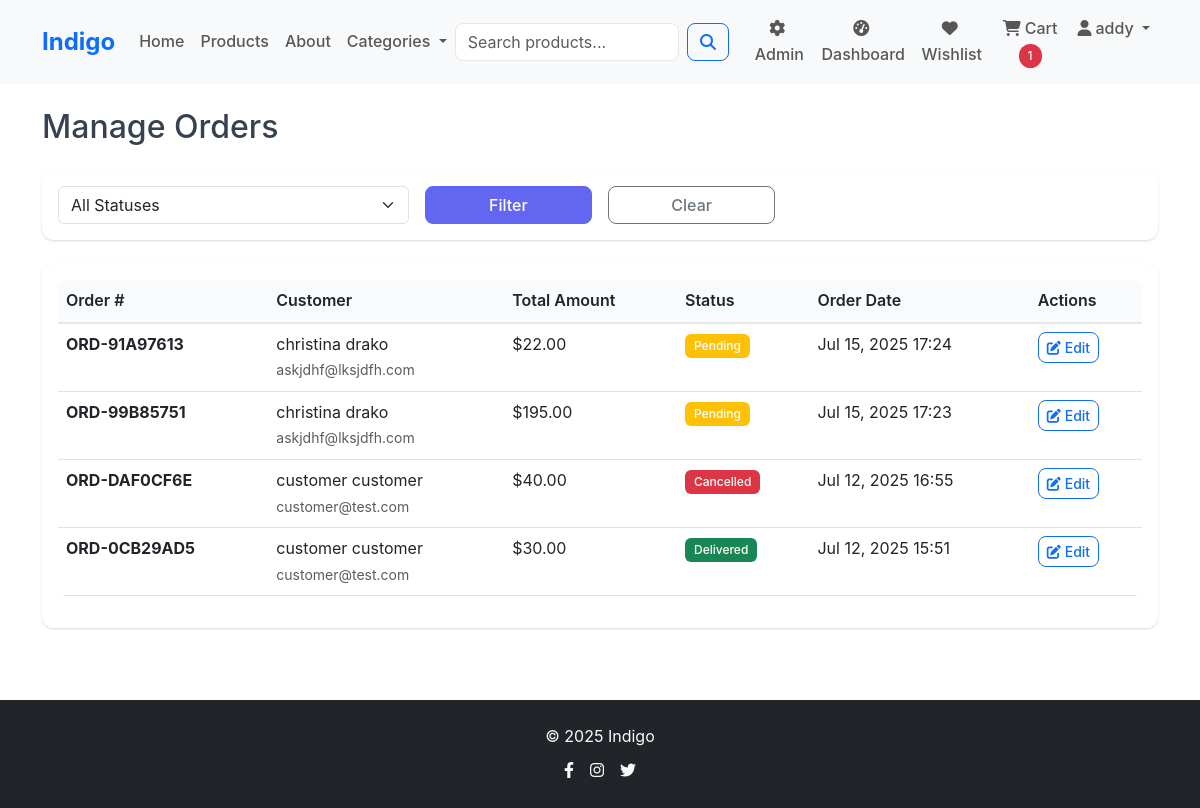
Screenshot of /employee-admin/orders/ (signed in) with the database file from the repository.
### store/models.py (models this page shows, shortened)
class Order(models.Model):
    STATUS_CHOICES = [
        ('pending', 'Pending'),
        ('processing', 'Processing'),
        ('shipped', 'Shipped'),
        ('delivered', 'Delivered'),
        ('cancelled', 'Cancelled'),
    ]
    user = models.ForeignKey(User, on_delete=models.CASCADE, related_name='orders')
    order_number = models.CharField(max_length=20, unique=True)
    total_amount = models.DecimalField(
        max_digits=10,
        decimal_places=2,
        validators=[MinValueValidator(0.01)]
    )
    status = models.CharField(max_length=20, choices=STATUS_CHOICES, default='pending')
    shipping_address = models.TextField()
    created_at = models.DateTimeField(auto_now_add=True)
    updated_at = models.DateTimeField(auto_now=True)
    class Meta:
        ordering = ['-created_at']
        indexes = [
            models.Index(fields=['user', 'status']),
            models.Index(fields=['created_at']),
        ]

### employee_admin/views.py (the view)
# urls.py: path('employee-admin/orders/', views.admin_orders, name='orders'),
@staff_required
def admin_orders(request):
    try:
        orders = Order.objects.select_related('user').order_by('-created_at')
        status = request.GET.get('status', '').strip()
        if status:
            valid_statuses = [choice[0] for choice in Order.STATUS_CHOICES]
            if status in valid_statuses:
                orders = orders.filter(status=status)
        return render(request, 'employee_admin/orders.html', {
            'orders': orders,
            'current_status': status,
            'status_choices': Order.STATUS_CHOICES
        })
    except Exception:
        return render(request, 'employee_admin/orders.html', {
            'orders': [],
            'current_status': '',
            'status_choices': []
        })

### Indigo/context_processors.py (called while the page is built)
def cart_count(request):
    if request.user.is_authenticated:
        try:
            cart = Cart.objects.get(user=request.user)
            return {'cart_count': cart.total_items}
        except Cart.DoesNotExist:
            return {'cart_count': 0}
    return {'cart_count': 0}

def wishlist_count(request):
    if request.user.is_authenticated:
        try:
            wishlist = Wishlist.objects.get(user=request.user)
            return {'wishlist_count': wishlist.total_items}
        except Wishlist.DoesNotExist:
            return {'wishlist_count': 0}
    return {'wishlist_count': 0}

### cart/models.py (called while the page is built)
    @property
    def total_items(self):
        return sum(item.quantity for item in self.items.all())

### employee_admin/views.py (called while the page is built)
def staff_required(view_func):
    @wraps(view_func)
    def wrapper(request, *args, **kwargs):
        if not request.user.is_authenticated:
            return render_403(request, "You must be logged in to access this page.")
        if not request.user.is_staff:
            return render_403(request, "You must be a staff member to access this page.")
        return view_func(request, *args, **kwargs)
    return wrapper

### wishlist/models.py (called while the page is built)
    @property
    def total_items(self):
        return self.products.count()

### employee_admin/templates/employee_admin/orders.html (shortened to what this page needs)
{% extends 'base.html' %}
{% load static %}
{% block content %}
<div class="container py-4">
    <h2 class="mb-4">Manage Orders</h2>
    <div class="card mb-4">
        <div class="card-body">
            <form method="GET" class="row g-3">
                <div class="col-md-4">
                    <select name="status" class="form-select">
                        <option value="">All Statuses</option>
                    </select>
                </div>
                <div class="col-md-2">
                    <button type="submit" class="btn btn-primary w-100">Filter</button>
                </div>
                <div class="col-md-2">
                    <a href="{% url 'employee_admin:orders' %}" class="btn btn-outline-secondary w-100">Clear</a>
                </div>
            </form>
        </div>
    </div>
    <div class="card">
        <div class="card-body">
            {% if orders %}
            <div class="table-responsive">
                <table class="table table-hover">
                    <thead>
                        <tr>
                            <th>Order #</th>
                            <th>Customer</th>
                            <th>Total Amount</th>
                            <th>Status</th>
                            <th>Order Date</th>
                            <th>Actions</th>
                        </tr>
                    </thead>
                    <tbody>
                        {% for order in orders %}
                        <tr>
                            <td><strong>{{ order.order_number }}</strong></td>
                            <td>
                                {{ order.user.get_full_name|default:order.user.username }}
                                <br><small class="text-muted">{{ order.user.email }}</small>
                            </td>
                            <td>${{ order.total_amount }}</td>
                            <td>
                                <span class="badge bg-{% if order.status == 'pending' %}warning{% elif order.status == 'processing' %}info{% elif order.status == 'shipped' %}primary{% elif order.status == 'delivered' %}success{% else %}danger{% endif %}">
                                    {{ order.get_status_display }}
                                </span>
                            </td>
                            <td>{{ order.created_at|date:"M d, Y H:i" }}</td>
                            <td>
                                <a href="{% url 'employee_admin:edit_order' order.pk %}" class="btn btn-sm btn-outline-primary">
                                    <i class="fas fa-edit me-1"></i>Edit
                                </a>
                            </td>
                        </tr>
                        {% endfor %}
                    </tbody>
                </table>
            </div>
            {% endif %}
        </div>
    </div>
</div>
{% endblock %}

### templates/components/navbar.html (shortened to what this page needs)
{% load static %}
<nav class="navbar navbar-expand-lg navbar-light bg-light sticky-top">
    <div class="container">
        <a class="navbar-brand fw-bold text-primary" href="{% url 'store:home' %}">
            Indigo
        </a>
        <div class="collapse navbar-collapse" id="navbarNav">
            <ul class="navbar-nav me-auto">
                <li class="nav-item">
                    <a class="nav-link" href="{% url 'store:home' %}">Home</a>
                </li>
                <li class="nav-item">
                    <a class="nav-link" href="{% url 'store:product_list' %}">Products</a>
                </li>
                <li class="nav-item">
                    <a class="nav-link" href="{% url 'store:about' %}">About</a>
                </li>
                <li class="nav-item dropdown">
                    <a class="nav-link dropdown-toggle" href="#" role="button" data-bs-toggle="dropdown">
                        Categories
                    </a>
                </li>
            </ul>
            <form class="d-flex me-3 d-none d-lg-flex" method="GET" action="{% url 'store:product_list' %}" id="searchForm">
                <input class="form-control me-2" type="search" name="search" placeholder="Search products..." value="{{ search_query }}" maxlength="100">
                <button class="btn btn-outline-primary" type="submit">
                    <i class="fas fa-search"></i>
                </button>
            </form>
            <ul class="navbar-nav">
                {% if user.is_authenticated %}
                    {% if user.is_staff %}
                        <li class="nav-item">
                            <a class="nav-link" href="{% url 'employee_admin:dashboard' %}">
                                <i class="fas fa-cog me-1"></i>Admin
                            </a>
                        </li>
                    {% endif %}
                    <li class="nav-item">
                        <a class="nav-link" href="{% url 'dashboard:user' %}">
                            <i class="fas fa-tachometer-alt me-1"></i>Dashboard
                        </a>
                    </li>
                    <li class="nav-item">
                        <a class="nav-link" href="{% url 'wishlist:view' %}">
                            <i class="fas fa-heart me-1"></i>Wishlist
                        </a>
                    </li>
                    <li class="nav-item">
                        <a class="nav-link" href="{% url 'cart:view' %}">
                            <i class="fas fa-shopping-cart me-1"></i>Cart
                            {% if cart_count > 0 %}
                                <span class="badge bg-danger rounded-pill">{{ cart_count }}</span>
                            {% endif %}
                        </a>
                    </li>
                    <li class="nav-item dropdown">
                        <a class="nav-link dropdown-toggle" href="#" role="button" data-bs-toggle="dropdown">
                            <i class="fas fa-user me-1"></i>{{ user.username|truncatechars:15 }}
                        </a>
                    </li>
                {% endif %}
            </ul>
        </div>
    </div>
</nav>

### static/css/style.css (style rules this page uses)
:root { --primary-color: #6366f1; --secondary-color: #8b5cf6; --accent-color: #d97706; --success-color: #10b981; --warning-color: #f59e0b; --danger-color: #ef4444; --dark-color: #1f2937; --light-color: #f9fafb; --border-color: #e5e7eb; }
body { font-family: 'Inter', -apple-system, BlinkMacSystemFont, 'Segoe UI', Roboto, sans-serif; line-height: 1.6; color: #374151; }
.navbar-brand { font-size: 1.5rem; font-weight: 700; }
.navbar-nav .nav-link { font-weight: 500; transition: color 0.3s ease; }
.navbar-collapse { text-align: center; }
.card { border: none; border-radius: 12px; box-shadow: 0 1px 3px 0 rgba(0, 0, 0, 0.1), 0 1px 2px 0 rgba(0, 0, 0, 0.06); transition: all 0.3s ease; }
.btn { border-radius: 8px; font-weight: 500; transition: all 0.3s ease; }
.btn-primary { background-color: var(--primary-color); border-color: var(--primary-color); }
.form-control { border-radius: 8px; border: 1px solid var(--border-color); transition: all 0.3s ease; }
.table { border-radius: 8px; overflow: hidden; }
.table thead th { background-color: var(--light-color); border-bottom: 2px solid var(--border-color); font-weight: 600; }
.badge { font-weight: 500; padding: 0.5em 0.75em; }

### rows the page displays
Order: order_number "ORD-91A97613", user.get_full_name "christina drako", user.email "askjdhf@lksjdfh.com", total_amount "22.00", status "Pending", created_at "Jul 15, 2025 17:24"
Order: order_number "ORD-99B85751", user.get_full_name "christina drako", user.email "askjdhf@lksjdfh.com", total_amount "195.00", status "Pending", created_at "Jul 15, 2025 17:23"
Order: order_number "ORD-DAF0CF6E", user.get_full_name "customer customer", user.email "customer@test.com", total_amount "40.00", status "Cancelled", created_at "Jul 12, 2025 16:55"
Order: order_number "ORD-0CB29AD5", user.get_full_name "customer customer", user.email "customer@test.com", total_amount "30.00", status "Delivered", created_at "Jul 12, 2025 15:51"

### other values shown
{{ cart_count }} "1"
{{ user.username|truncatechars:15 }} "addy"
